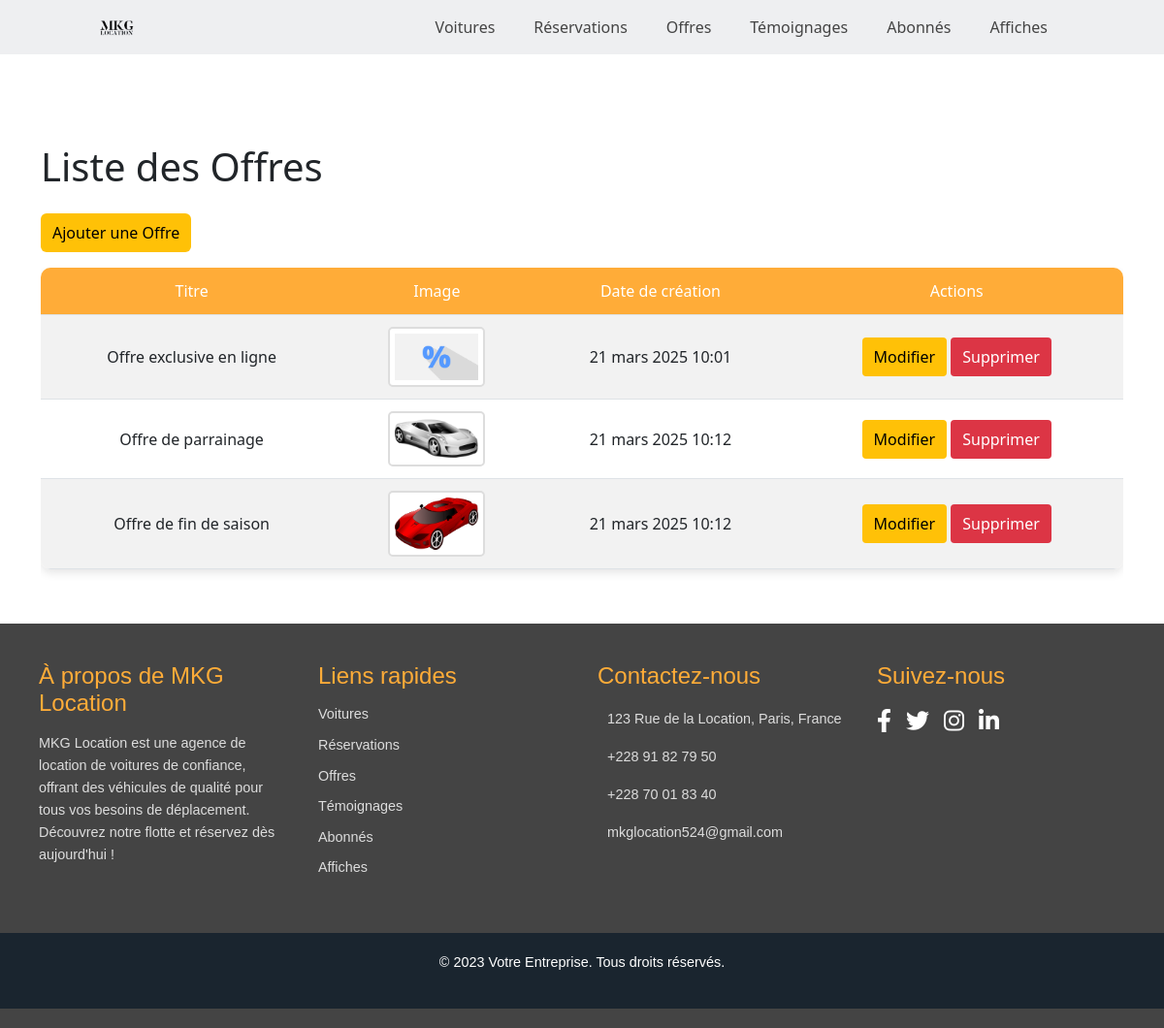
Page /offres/ on the committed database.
### vehicules/models.py (models this page shows, shortened)
class Offre(models.Model):
    titre = models.CharField(max_length=255)
    description = models.TextField()
    image = models.ImageField(upload_to='offres/')
    date_creation = models.DateTimeField(auto_now_add=True)

### vehicules/views.py (the view)
# urls.py: path('offres/', views.liste_offres, name='liste_offres'),
def liste_offres(request):
    offres = Offre.objects.all()
    return render(request, 'dashboard/offres/liste_offres.html', {'offres': offres})

### vehicules/templates/dashboard/offres/liste_offres.html (shortened to what this page needs)
{% load static %}
<!DOCTYPE html>
<html lang="fr">
<head>
    <link href="https://cdn.jsdelivr.net/npm/bootstrap@5.3.0/dist/css/bootstrap.min.css" rel="stylesheet">
    <link href="https://cdnjs.cloudflare.com/ajax/libs/font-awesome/6.0.0-beta3/css/all.min.css" rel="stylesheet">
</head>
<body>
    <header class="section">
        <div class="logo">
            <a href="{% url 'dashboard' %}">
                <img src="{% static 'images/logomkg.png' %}" alt="Logo MKG">
            </a>
        </div>
        <div class="navbar-container">
            <ul class="navbar">
                <li><a href="{% url 'liste_voitures' %}">Voitures</a></li>
                <li><a href="{% url 'liste_reservations' %}">Réservations</a></li>
                <li><a href="{% url 'liste_offres' %}">Offres</a></li>
                <li><a href="{% url 'liste_temoignages' %}">Témoignages</a></li>
                <li><a href="{% url 'liste_abonnes' %}">Abonnés</a></li>
                <li><a href="{% url 'liste_affiches' %}">Affiches</a></li>
            </ul>
        </div>
    </header>
    <main>
        <div class="container mt-5">
            <h1 class="mb-4">Liste des Offres</h1>
            <a href="{% url 'ajouter_offre' %}" class="btn btn-warning mb-3">Ajouter une Offre</a>
            <div class="table-responsive">
                <table class="table table-striped table-hover">
                    <thead>
                        <tr>
                            <th>Titre</th>
                            <th>Image</th>
                            <th>Date de création</th>
                            <th>Actions</th>
                        </tr>
                    </thead>
                    <tbody>
                        {% for offre in offres %}
                        <tr>
                            <td>{{ offre.titre }}</td>
                            <td><img src="{{ offre.image.url }}" alt="{{ offre.titre }}" class="img-thumbnail"></td>
                            <td>{{ offre.date_creation }}</td>
                            <td>
                                <a href="{% url 'modifier_offre' offre.id %}" class="btn btn-warning btn-sm">Modifier</a>
                                <a href="{% url 'supprimer_offre' offre.id %}" class="btn btn-danger btn-sm">Supprimer</a>
                            </td>
                        </tr>
                        {% endfor %}
                    </tbody>
                </table>
            </div>
        </div>
    </main>
    <footer class="footer">
        <div class="footer-container">
            <div class="footer-section">
                <h3>À propos de MKG Location</h3>
                <p>MKG Location est une agence de location de voitures de confiance, offrant des véhicules de qualité pour tous vos besoins de déplacement. Découvrez notre flotte et réservez dès aujourd'hui !</p>
            </div>
            <div class="footer-section">
                <h3>Liens rapides</h3>
                <ul>
                    <li><a href="{% url 'liste_voitures' %}">Voitures</a></li>
                    <li><a href="{% url 'liste_reservations' %}">Réservations</a></li>
                    <li><a href="{% url 'liste_offres' %}">Offres</a></li>
                    <li><a href="{% url 'liste_temoignages' %}">Témoignages</a></li>
                    <li><a href="{% url 'liste_abonnes' %}">Abonnés</a></li>
                    <li><a href="{% url 'liste_affiches' %}">Affiches</a></li>
                </ul>
            </div>
           <div class="footer-section">
            <h3>Contactez-nous</h3>
            <ul>
                <li> 123 Rue de la Location, Paris, France</li>
                <li><a href="https://wa.me/22891827950" target="_blank"> +228 91 82 79 50</a></li>
                <li><a href="https://wa.me/22870018340" target="_blank"> +228 70 01 83 40</a></li>
                <li> mkglocation524@gmail.com</li>
            </ul>
        </div>
            <div class="footer-section">
                <h3>Suivez-nous</h3>
                <div class="social-icons">
                    <a href="#"><i class="fab fa-facebook-f"></i></a>
                    <a href="#"><i class="fab fa-twitter"></i></a>
                    <a href="#"><i class="fab fa-instagram"></i></a>
                    <a href="#"><i class="fab fa-linkedin-in"></i></a>
                </div>
            </div>
        </div>
        <div class="copyright">
            <p>&copy; 2023 Votre Entreprise. Tous droits réservés.</p>
        </div>
    </footer>
</body>
</html>

### vehicules/templates/dashboard/offres/liste_offres.html (style rules this page uses)
header.section { position: fixed; top: 0; left: 0; right: 0; z-index: 1000; display: flex; align-items: center; justify-content: space-between; background: #eeeff1; padding: 15px 100px; transition: background 0.3s ease, padding 0.3s ease; }
.logo img { width: 40px; }
.navbar { display: flex; list-style: none; padding: 0; margin: 0; }
.navbar li { position: relative; }
.navbar a { font-size: 1rem; padding: 10px 20px; color: #444; font-weight: 500; text-decoration: none; }
.navbar a::after { content: ''; width: 0; height: 3px; background: linear-gradient(#fe5b3d, #ffac38); position: absolute; bottom: -4px; left: 0; transition: 0.5s; }
.footer { background: #444; color: #fff; padding: 40px 0 20px; font-family: "Poppins", sans-serif; }
.footer-container { display: grid; grid-template-columns: repeat(auto-fit, minmax(250px, 1fr)); gap: 2rem; padding: 0 40px; max-width: 1200px; margin: 0 auto; }
.footer-section { margin-bottom: 20px; }
.footer-section h3 { font-size: 1.5rem; margin-bottom: 15px; color: #ffac38; }
.footer-section p { font-size: 0.9rem; line-height: 1.6; color: #ddd; }
.footer-section ul { list-style: none; padding: 0; }
.footer-section ul li { margin-bottom: 10px; font-size: 0.9rem; color: #ddd; }
.footer-section ul li a { color: #ddd; text-decoration: none; transition: color 0.3s ease; }
.social-icons { display: flex; gap: 15px; }
.social-icons a { color: #fff; font-size: 1.5rem; transition: color 0.3s ease; }
.copyright { padding: 20px; display: flex; justify-content: center; align-items: center; background: #1a252f; margin-top: 20px; }
.copyright p { color: #fff; font-size: 0.9rem; }
main { padding-top: 100px; padding-bottom: 40px; }
.table { width: 100%; margin-bottom: 1rem; background-color: #fff; border-radius: 10px; overflow: hidden; box-shadow: 0 4px 10px rgba(0, 0, 0, 0.1); }
.table th, .table td { padding: 12px; vertical-align: middle; text-align: center; }
.table th { background-color: #ffac38; color: #fff; font-weight: 500; }
.table-striped tbody tr:nth-of-type(odd) { background-color: rgba(255, 172, 56, 0.05); }
.btn-warning { background: #ffc107; border: none; padding: 8px 12px; font-size: 1rem; font-weight: 500; transition: background 0.3s ease; }
.btn-danger { background: #dc3545; border: none; padding: 8px 12px; font-size: 1rem; font-weight: 500; transition: background 0.3s ease; }
.img-thumbnail { border: 2px solid #ddd; border-radius: 5px; padding: 5px; transition: transform 0.3s ease; width: 100px; height: auto; }

### rows in the picture
Offre: titre "Offre exclusive en ligne", image (picture), date_creation "21 mars 2025 10:01"
Offre: titre "Offre de parrainage", image (picture), date_creation "21 mars 2025 10:12"
Offre: titre "Offre de fin de saison", image (picture), date_creation "21 mars 2025 10:12"
